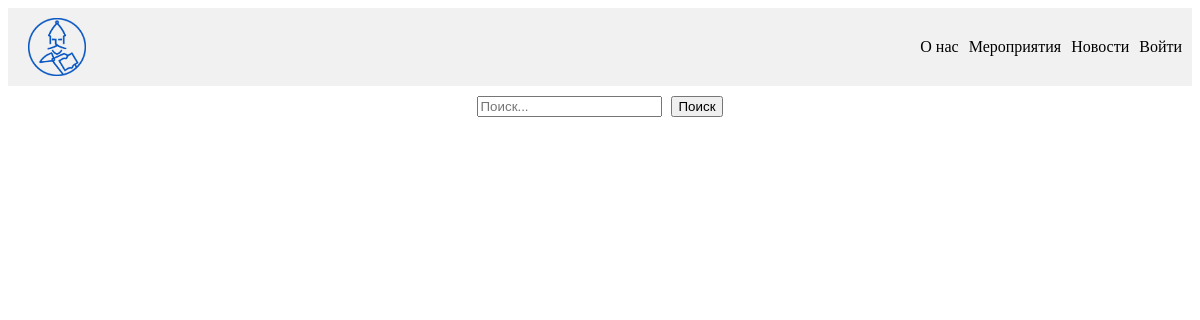
Before: / with the older database file.
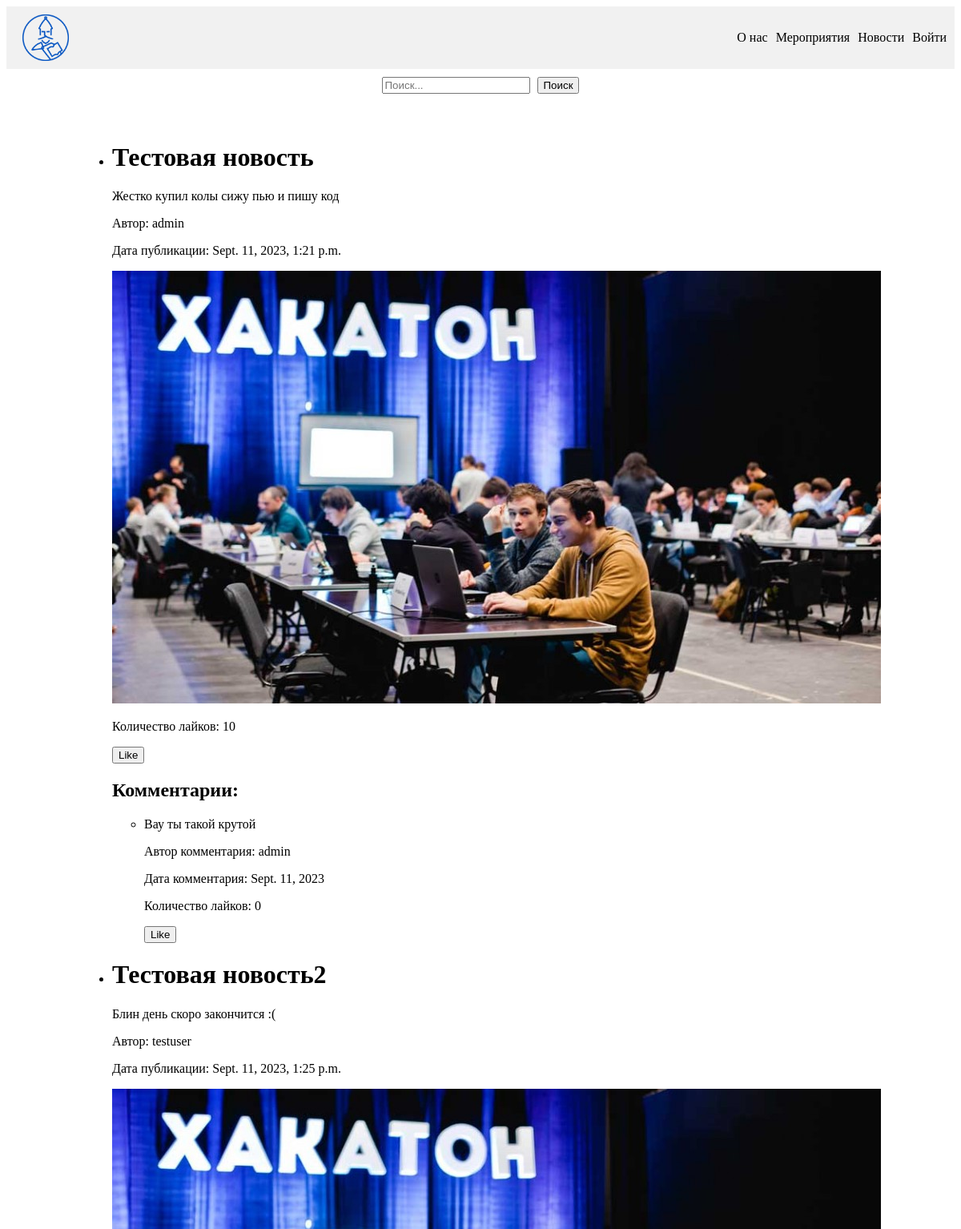
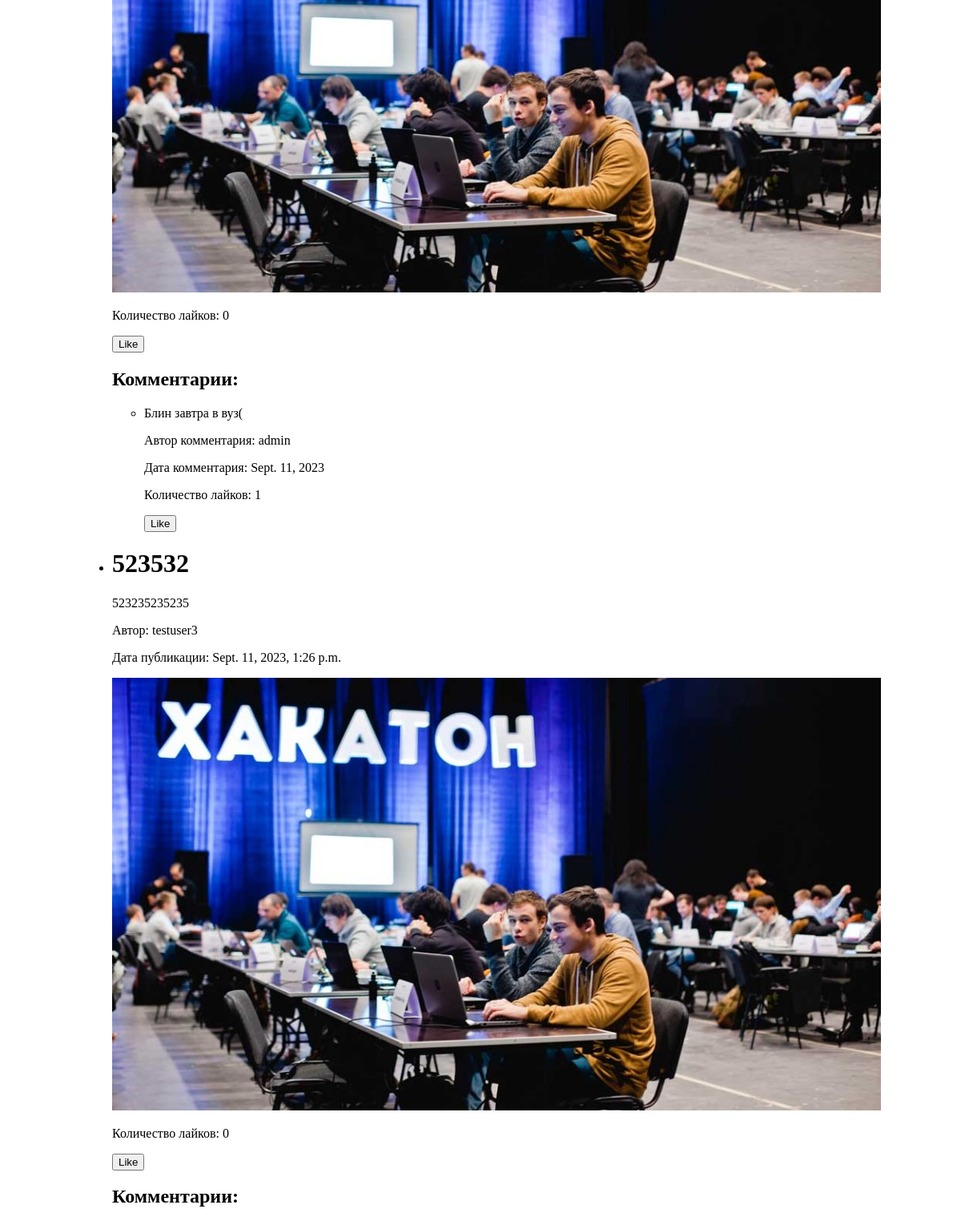
After: the same page with the newer database file (2 pictures, top to bottom).
### main/models.py (models this page shows)
class News(models.Model):
    title = models.CharField(max_length=200)
    content = models.TextField()
    author = models.ForeignKey('auth.User', on_delete=models.CASCADE)
    date_published = models.DateTimeField(auto_now_add=True)
    photo = models.ImageField(upload_to='main/img/news_photos/', default='main/img/news_photos/news_def.jpg')
    like_count = models.PositiveIntegerField(default=0)

class Comment(models.Model):
    user = models.ForeignKey(User, on_delete=models.CASCADE)
    news = models.ForeignKey(News, on_delete=models.CASCADE)
    content = models.TextField()
    date_posted = models.DateField(auto_now_add=True)
    like_count = models.PositiveIntegerField(default=0)

### main/views.py (the view)
# urls.py: path('', views.index, name='index'),
def index(request):
    news = News.objects.all()
    comments = Comment.objects.all()
    return render(request, 'main/index.html', {'news': news, 'comments': comments})

### main/templates/main/index.html (shortened to what this page needs)
{% extends 'main/base.html' %}
{% block content %}
<ul>
  {% for single_news in news %}
    <li>
      <h1>{{ single_news.title }}</h1>
      <p>{{ single_news.content }}</p>
      <p>Автор: {{ single_news.author }}</p>
      <p>Дата публикации: {{ single_news.date_published }}</p>
      <img src="{{ single_news.photo.url }}" alt="Фото новости">
      <p>Количество лайков: <span id="like-count-{{ single_news.id }}">{{ single_news.like_count }}</span></p>
      <button type="button" onclick="">Like</button>
      <h2>Комментарии:</h2>
    </li>
    <ul>
      {% for comment in single_news.comment_set.all %}
        <li>
          <p>{{ comment.content }}</p>
          <p>Автор комментария: {{ comment.user }}</p>
          <p>Дата комментария: {{ comment.date_posted }}</p>
          <p>Количество лайков: {{ comment.like_count }}</p>
          <button type="button" onclick="">Like</button>
        </li>
      {% endfor %}
    </ul>
  {% endfor %}
</ul>
{% endblock %}

### main/templates/main/base.html (shortened to what this page needs)
{% load static %}
<!DOCTYPE html>
<html lang="en">
<head>
  <link rel="stylesheet" href="{% static 'main/css/style.css' %}">
</head>
<body>
  <div class="navbar">
    <div class="nav-links">
      <img src="{% static 'main/img/logo.png' %}" alt="Logo" class="logo">
      <ul class="nav-elem">
        <li><a href="{% url 'about' %}">О нас</a></li>
        <li><a href="{% url 'events' %}">Мероприятия</a></li>
        <li><a href="{% url 'index' %}">Новости</a></li>
        {% if user.is_authenticated %}
          {% if user.is_staff %}
            <li><a href="{% url 'admin:index' %}">Панель администратора</a></li>
          {% endif %}
          <li><a href="{% url 'profile' %}">Личный кабинет</a></li>
          <li><a href="#">Чаты</a></li>
        {% else %}
          <li><a href="{% url 'login' %}">Войти</a></li>
        {% endif %}
      </ul>
    </div>
  </div>
  <div class="search-bar">
    <input type="text" placeholder="Поиск..." class="search-input">
    <button class="search-button">Поиск</button>
  </div>
  <div class="content">
    {% block content %}
    {% endblock %}
  </div>
</body>
</html>

### main/static/main/css/style.css (style rules this page uses)
.navbar { display: flex; justify-content: space-between; align-items: center; background-color: #f1f1f1; padding: 10px; }
.nav-links { display: flex; align-items: center; position: relative; }
.logo, .nav-links { display: flex; align-items: center; }
.search-bar { text-align: center; margin-top: 10px; }
.search-input { margin-right: 5px; }
.logo { margin-left: 10px; width: 5%; height: 5%; }
.nav-elem { display: flex; list-style-type: none; position: absolute; right: 0; }
.nav-elem li { margin-right: 10px; }
.nav-elem li:last-child { margin-right: 0; }
.nav-elem a { text-decoration: none; color: black; }
.content { display: flex; justify-content: center; align-items: center; margin-top: 2%; }

Changed rows visible on the page:
added News: title "Тестовая новость", content "Жестко купил колы сижу пью и пишу код", author "admin", date_published "Sept. 11, 2023, 1:21 p.m.", photo (picture), like_count "10"
added Comment: content "Вау ты такой крутой", user "admin", date_posted "Sept. 11, 2023", like_count "0", shown under "Тестовая новость"
added News: title "Тестовая новость2", content "Блин день скоро закончится :(", author "testuser", date_published "Sept. 11, 2023, 1:25 p.m.", photo (picture), like_count "0"
added Comment: content "Блин завтра в вуз(", user "admin", date_posted "Sept. 11, 2023", like_count "1", shown under "Тестовая новость2"
added News: title "523532", content "523235235235", author "testuser3", date_published "Sept. 11, 2023, 1:26 p.m.", photo (picture), like_count "0"
